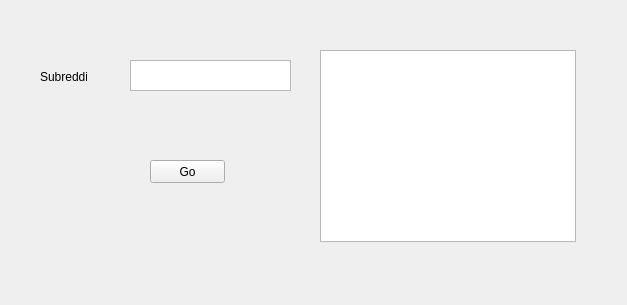
<?xml version="1.0" encoding="UTF-8"?>
<ui version="4.0">
 <class>RedditHelper</class>
 <widget class="QMainWindow" name="RedditHelper">
  <property name="geometry">
   <rect>
    <x>0</x>
    <y>0</y>
    <width>627</width>
    <height>305</height>
   </rect>
  </property>
  <property name="windowTitle">
   <string>RedditHelper</string>
  </property>
  <widget class="QWidget" name="centralwidget">
   <widget class="QTextEdit" name="textEdit">
    <property name="geometry">
     <rect>
      <x>130</x>
      <y>60</y>
      <width>161</width>
      <height>31</height>
     </rect>
    </property>
   </widget>
   <widget class="QLabel" name="label">
    <property name="geometry">
     <rect>
      <x>40</x>
      <y>70</y>
      <width>47</width>
      <height>14</height>
     </rect>
    </property>
    <property name="text">
     <string>Subreddit</string>
    </property>
   </widget>
   <widget class="QTextBrowser" name="textBrowser">
    <property name="geometry">
     <rect>
      <x>320</x>
      <y>50</y>
      <width>256</width>
      <height>192</height>
     </rect>
    </property>
   </widget>
   <widget class="QPushButton" name="Go">
    <property name="geometry">
     <rect>
      <x>150</x>
      <y>160</y>
      <width>75</width>
      <height>23</height>
     </rect>
    </property>
    <property name="text">
     <string>Go</string>
    </property>
   </widget>
  </widget>
 </widget>
 <resources/>
 <connections/>
</ui>
